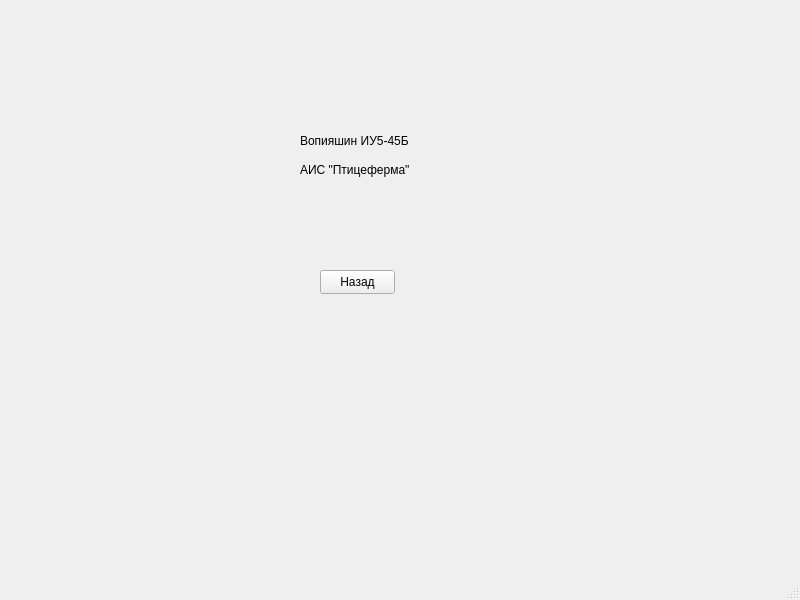
<?xml version="1.0" encoding="UTF-8"?>
<ui version="4.0">
 <class>MainWindow</class>
 <widget class="QMainWindow" name="MainWindow">
  <property name="geometry">
   <rect>
    <x>0</x>
    <y>0</y>
    <width>800</width>
    <height>600</height>
   </rect>
  </property>
  <property name="windowTitle">
   <string>MainWindow</string>
  </property>
  <widget class="QWidget" name="centralwidget">
   <widget class="QPushButton" name="quitButton">
    <property name="geometry">
     <rect>
      <x>320</x>
      <y>270</y>
      <width>75</width>
      <height>24</height>
     </rect>
    </property>
    <property name="text">
     <string>Назад</string>
    </property>
   </widget>
   <widget class="QLabel" name="label">
    <property name="geometry">
     <rect>
      <x>300</x>
      <y>120</y>
      <width>121</width>
      <height>41</height>
     </rect>
    </property>
    <property name="text">
     <string>Вопияшин ИУ5-45Б</string>
    </property>
   </widget>
   <widget class="QLabel" name="label_2">
    <property name="geometry">
     <rect>
      <x>300</x>
      <y>160</y>
      <width>111</width>
      <height>20</height>
     </rect>
    </property>
    <property name="text">
     <string>АИС &quot;Птицеферма&quot;</string>
    </property>
   </widget>
  </widget>
  <widget class="QMenuBar" name="menubar">
   <property name="geometry">
    <rect>
     <x>0</x>
     <y>0</y>
     <width>800</width>
     <height>22</height>
    </rect>
   </property>
  </widget>
  <widget class="QStatusBar" name="statusbar"/>
 </widget>
 <resources/>
 <connections/>
</ui>
